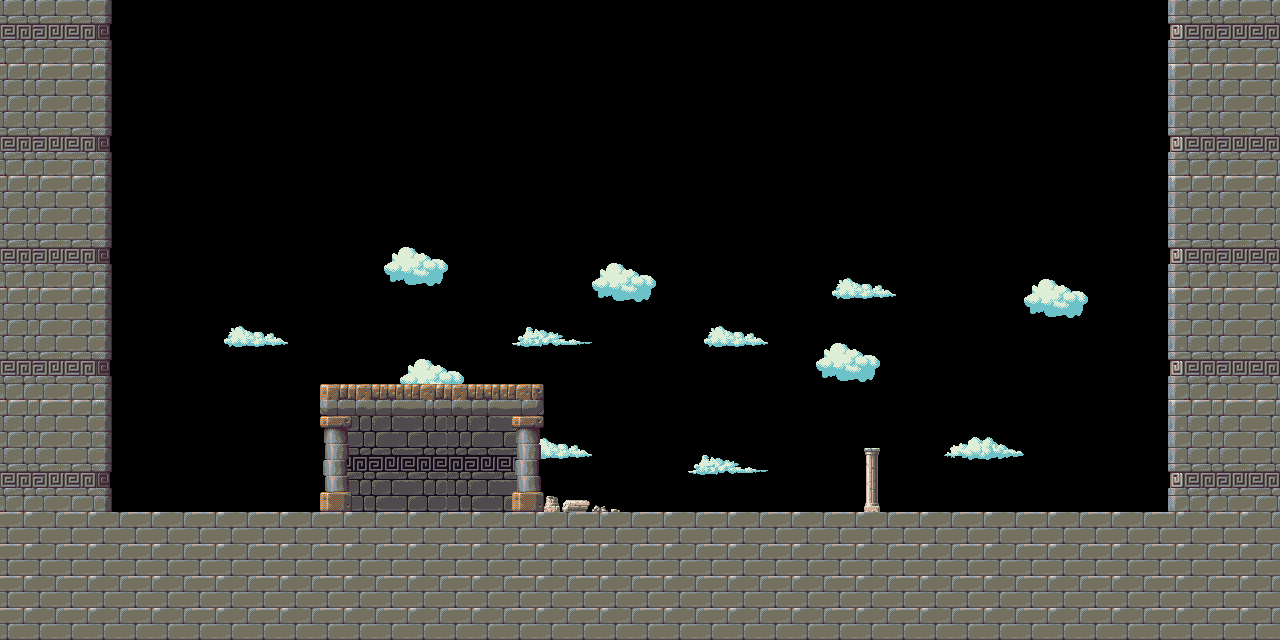

A 2D game scene composited from a Tiled map and its tileset images. What follows is a short description and the map's XML, with each tile layer's data collapsed to a summary:
An orthogonal 80x40 tile map with 16x16 px tiles, 3 tile layers (Background, World, Foreground), 2 tilesets and 1 object (enemya).

<map version="1.0" orientation="orthogonal" width="80" height="40" tilewidth="16" tileheight="16">
 <tileset firstgid="1" name="Temple" tilewidth="16" tileheight="16">
  <image source="../textures/temple.png" width="1312" height="992" />
 </tileset>
 <tileset firstgid="5085" name="Ruins" tilewidth="16" tileheight="16">
  <image source="../textures/ruins.png" width="376" height="256" />
 </tileset>
 <layer name="Background" width="80" height="40">
  <data>[3200 cells, 225 non-empty, 104 distinct tile ids]</data>
 </layer>
 <layer name="World" width="80" height="40">
  <data>[3200 cells, 1092 non-empty, 68 distinct tile ids]</data>
 </layer>
 <layer name="Foreground" width="80" height="40">
  <data>[3200 cells, 52 non-empty, 28 distinct tile ids]</data>
 </layer>
 <objectgroup name="Enemies" width="80" height="40">
  <object name="EnemyA" type="enemya" x="691" y="480">
   <properties>
    <property name="acceleration" value="0.1" />
    <property name="hp" value="200" />
    <property name="speed" value="2.5" />
   </properties>
  </object>
 </objectgroup>
</map>